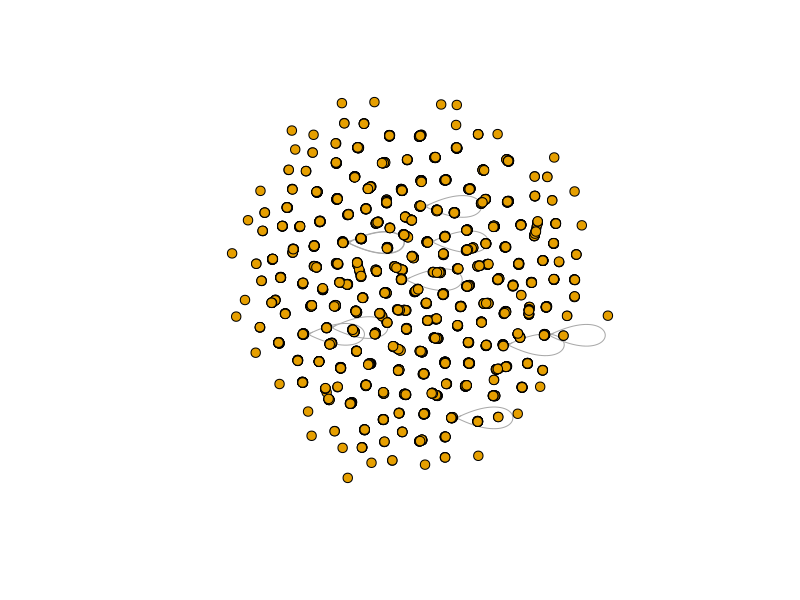

Reproduce this figure in R.
library(igraph)
library(tidyverse)
library(reshape2)
library(haven)

df <- read_dta(file = "PupilsWaveV.dta")

#df <- df %>% 
#  filter(schoolnr == '01a' | schoolnr == '01b' | schoolnr == '01c')


df <- df %>% 
  mutate(id_pupil = paste0(schoolnr,namenr))

edge_list <- df %>% 
  select(id_pupil, schoolnr, friend1:friend12) %>% 
  melt(id.vars = c("id_pupil","schoolnr")) %>% #make long
  filter(!is.na(value)) %>% # drop the missings
  rename(from ="id_pupil", to = "value", sourcevar= "variable") %>% #just nice for interpretation
  relocate(to, .after=from) #move around the columns


edge_list <- edge_list %>% 
  mutate(to = paste0(schoolnr,to))


all_vertices <- edge_list %>%
  select(id_pupil = from, schoolnr) %>%
  bind_rows(edge_list %>%
              select(id_pupil = to, schoolnr)) %>%
  unique() %>%
  rename(schoolnr_from_edges = schoolnr)


nodelist <- df %>% 
  select(id_pupil,age, schoolnr) %>% 
  merge(all_vertices, by = "id_pupil", all.y = T, all.x = T)

nodelist <- nodelist %>% 
  mutate(schoolnr = coalesce(schoolnr,schoolnr_from_edges)) %>% 
  select(-schoolnr_from_edges)


g2 <- graph_from_data_frame(edge_list, vertices = nodelist) 




plot(g2,
     layout = layout_nicely(g2),
     vertex.label = NA,
     edge.arrow.size = .1,
     vertex.size = 5,
     margin = 0,
)
